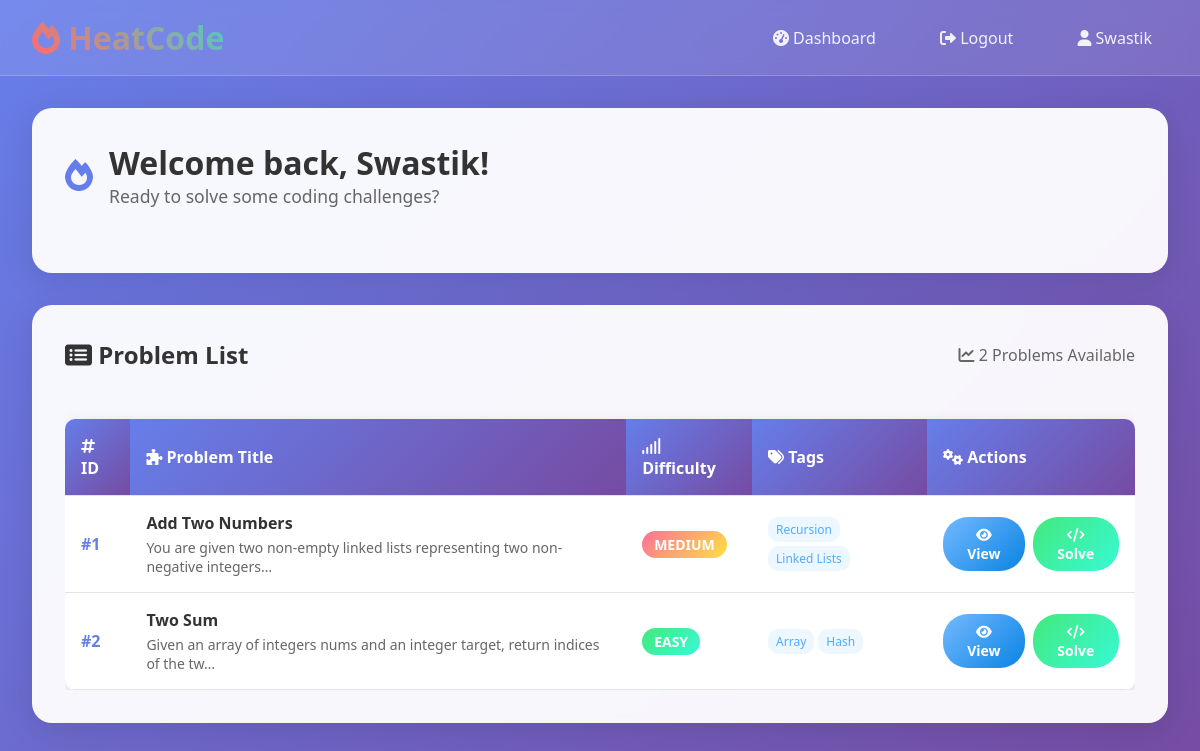
The app's page /dashboard/ (signed in) with its own data.
### authentication/models.py (models this page shows, shortened)
class Problem(models.Model):
    problem_id = models.CharField(max_length=20, unique=True)
    title  = models.CharField(max_length=255)
    description = models.TextField()
    constraints = models.TextField()
    difficulty = models.CharField(max_length=10, choices=[('Easy','Easy'),('Medium','Medium'),('Hard','Hard')])
    companies = models.ManyToManyField(Company, blank=True)
    tags = models.ManyToManyField(Tag, blank=True)
    created_at = models.DateTimeField(auto_now_add=True)
    updated_at = models.DateTimeField(auto_now=True)

class Tag(models.Model):
    name = models.CharField(max_length=100, unique=True)

### authentication/views.py (the view)
# urls.py: path('dashboard/', views.dashboard_view, name='dashboard_view'),
@login_required
def dashboard_view(request):
    problems = Problem.objects.all()
    return render(request, 'authentication/dashboard.html', {'problems': problems})

### authentication/templates/authentication/dashboard.html (shortened to what this page needs)
{% extends 'layout.html' %}
{% block content %}
<div class="card">
    <div style="display: flex; align-items: center; margin-bottom: 2rem;">
        <i class="fas fa-fire" style="font-size: 2rem; color: #667eea; margin-right: 1rem;"></i>
        <div>
            <h1 style="margin: 0; color: #333;">Welcome back, {{ user.username }}!</h1>
            <p style="margin: 0; color: #666; font-size: 1.1rem;">Ready to solve some coding challenges?</p>
        </div>
    </div>
</div>
<div class="card">
    <div style="display: flex; justify-content: space-between; align-items: center; margin-bottom: 2rem;">
        <h2 style="color: #333; margin: 0;">
            <i class="fas fa-list-alt"></i> Problem List
        </h2>
        <div style="color: #666;">
            <i class="fas fa-chart-line"></i> {{ problems|length }} Problems Available
        </div>
    </div>
    {% if problems %}
        <div class="table-responsive">
            <table class="table">
                <thead>
                    <tr>
                        <th><i class="fas fa-hashtag"></i> ID</th>
                        <th><i class="fas fa-puzzle-piece"></i> Problem Title</th>
                        <th><i class="fas fa-signal"></i> Difficulty</th>
                        <th><i class="fas fa-tags"></i> Tags</th>
                        <th><i class="fas fa-cogs"></i> Actions</th>
                    </tr>
                </thead>
                <tbody>
                    {% for problem in problems %}
                    <tr>
                        <td>
                            <span style="font-weight: 600; color: #667eea;">#{{ problem.problem_id }}</span>
                        </td>
                        <td>
                            <div style="font-weight: 600; color: #333;">{{ problem.title }}</div>
                            <div style="font-size: 0.875rem; color: #666; margin-top: 0.25rem;">
                                {{ problem.description|truncatechars:80 }}
                            </div>
                        </td>
                        <td>
                            <span class="difficulty-badge difficulty-{{ problem.difficulty|lower }}">
                                {{ problem.difficulty }}
                            </span>
                        </td>
                        <td>
                            <div style="display: flex; flex-wrap: wrap; gap: 0.25rem;">
                                {% for tag in problem.tags.all|slice:":3" %}
                                    <span style="background: rgba(79, 172, 254, 0.1); color: #4facfe; padding: 0.25rem 0.5rem; border-radius: 10px; font-size: 0.75rem;">
                                        {{ tag.name }}
                                    </span>
                                {% endfor %}
                            </div>
                        </td>
                        <td>
                            <div style="display: flex; gap: 0.5rem;">
                                <a href="{% url 'problem_detail' problem.id %}" class="btn btn-secondary" style="padding: 0.5rem 1rem; font-size: 0.875rem;">
                                    <i class="fas fa-eye"></i> View
                                </a>
                                <a href="{% url 'solve_problem' problem.id %}" class="btn btn-success" style="padding: 0.5rem 1rem; font-size: 0.875rem;">
                                    <i class="fas fa-code"></i> Solve
                                </a>
                            </div>
                        </td>
                    </tr>
                    {% endfor %}
                </tbody>
            </table>
        </div>
    {% else %}
        <div style="text-align: center; padding: 3rem; color: #666;">
            <i class="fas fa-inbox" style="font-size: 4rem; margin-bottom: 1rem; color: #ccc;"></i>
            <h3>No Problems Available</h3>
            <p>Check back later for new coding challenges!</p>
        </div>
    {% endif %}
</div>
{% endblock %}

### templates/layout.html (shortened to what this page needs)
<!DOCTYPE html>
<html lang="en">
<head>
    <link href="https://cdnjs.cloudflare.com/ajax/libs/font-awesome/6.0.0/css/all.min.css" rel="stylesheet">
</head>
<body>
    <nav class="navbar">
        <div class="nav-container">
            <a href="{% url 'home' %}" class="logo">
                <i class="fas fa-fire"></i> HeatCode
            </a>
            <div class="nav-links">
                {% if user.is_authenticated %}
                    <a href="{% url 'dashboard_view' %}" class="nav-link">
                        <i class="fas fa-tachometer-alt"></i> Dashboard
                    </a>
                    <a href="{% url 'logout_view' %}" class="nav-link">
                        <i class="fas fa-sign-out-alt"></i> Logout
                    </a>
                    <span class="nav-link">
                        <i class="fas fa-user"></i> {{ user.username }}
                    </span>
                {% endif %}
            </div>
        </div>
    </nav>
    <div class="main-container">
        {% block content %}{% endblock %}
    </div>
</body>
</html>

### authentication/templates/authentication/dashboard.html (style rules this page uses)
.table-responsive { overflow-x: auto; }

### records on screen
Problem: problem_id "1", title "Add Two Numbers", description "You are given two non-empty linked lists representing two non-negative integers…", difficulty "MEDIUM"
Tag: name "Recursion"
Tag: name "Linked Lists"
Problem: problem_id "2", title "Two Sum", description "Given an array of integers nums and an integer target, return indices of the tw…", difficulty "EASY"
Tag: name "Array"
Tag: name "Hash"

### other values on screen
{{ user.username }} "Swastik"
{{ problems|length }} "2"
